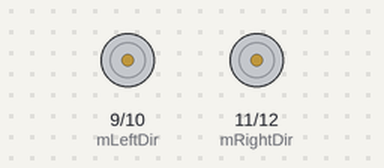
Bench run of a sketch on a simulated Arduino Uno, built with avr-gcc and run on an emulated ATmega328P. Shown: direction and speed pins drawn as motors (green arrow = direction pin HIGH = forward, orange = LOW = backward, longer = more drive).

Above: at 0.5 s.
Timing chart, 0 to 4.6 s (numbered marks = the images above):
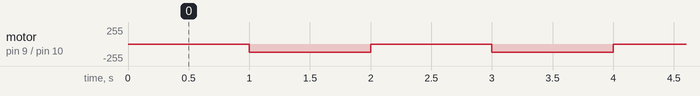

Measured:
- by itself, motor on pin 9 (mLeftDir) / pin 10 (mLeftSpeed): alternates backward 127/255 for 1.0 s and stopped for 1.0 s

The sketch:

hello_world.ino
```cpp
//
// Hello world!
// This program will make the pathfinder robot move forwards
// for one second, stop for one second, then repeat, forever.
//

// These are the pins for the motor driver board. There are two
// pins per wheel, one for the direction, and the other for speed.
int mLeftDir = 9;
int mLeftSpeed = 10;
int mRightDir = 11;
int mRightSpeed = 12;

// Setup all of our pins to be outputs.
// Everything inside the curly braces ({ ... }) of the setup function runs ONCE.
void setup() {
  pinMode(mLeftDir, OUTPUT);
  pinMode(mLeftSpeed, OUTPUT);
  pinMode(mRightDir, OUTPUT);
  pinMode(mRightSpeed, OUTPUT);
}

// Everything inside the curly braces ({ ... }) of the loop function runs FOREVER.
void loop() {

  // Here is our code to make the rover move. First, we set the direction for each motor.
  // HIGH is forwards, LOW is backwards. Then we set the speed of each motor from 0 - 255.
  // 0 is stopped, 255 is full speed, 127 is half speed, etc..

  // STOP the motors, doesn't matter which direction
  digitalWrite(mLeftDir, LOW);
  digitalWrite(mRightDir, LOW);
  analogWrite(mLeftSpeed, 0);
  analogWrite(mRightSpeed, 0);

  // Wait for 1000 milliseconds (1 second)
  delay(1000);

  // START the motors at 50% speed going forwards
  digitalWrite(mLeftDir, LOW);
  digitalWrite(mRightDir, HIGH);
  analogWrite(mLeftSpeed, 127);
  analogWrite(mRightSpeed, 127);

  // Wait for 1000 milliseconds (1 second)
  delay(1000);
}
```
